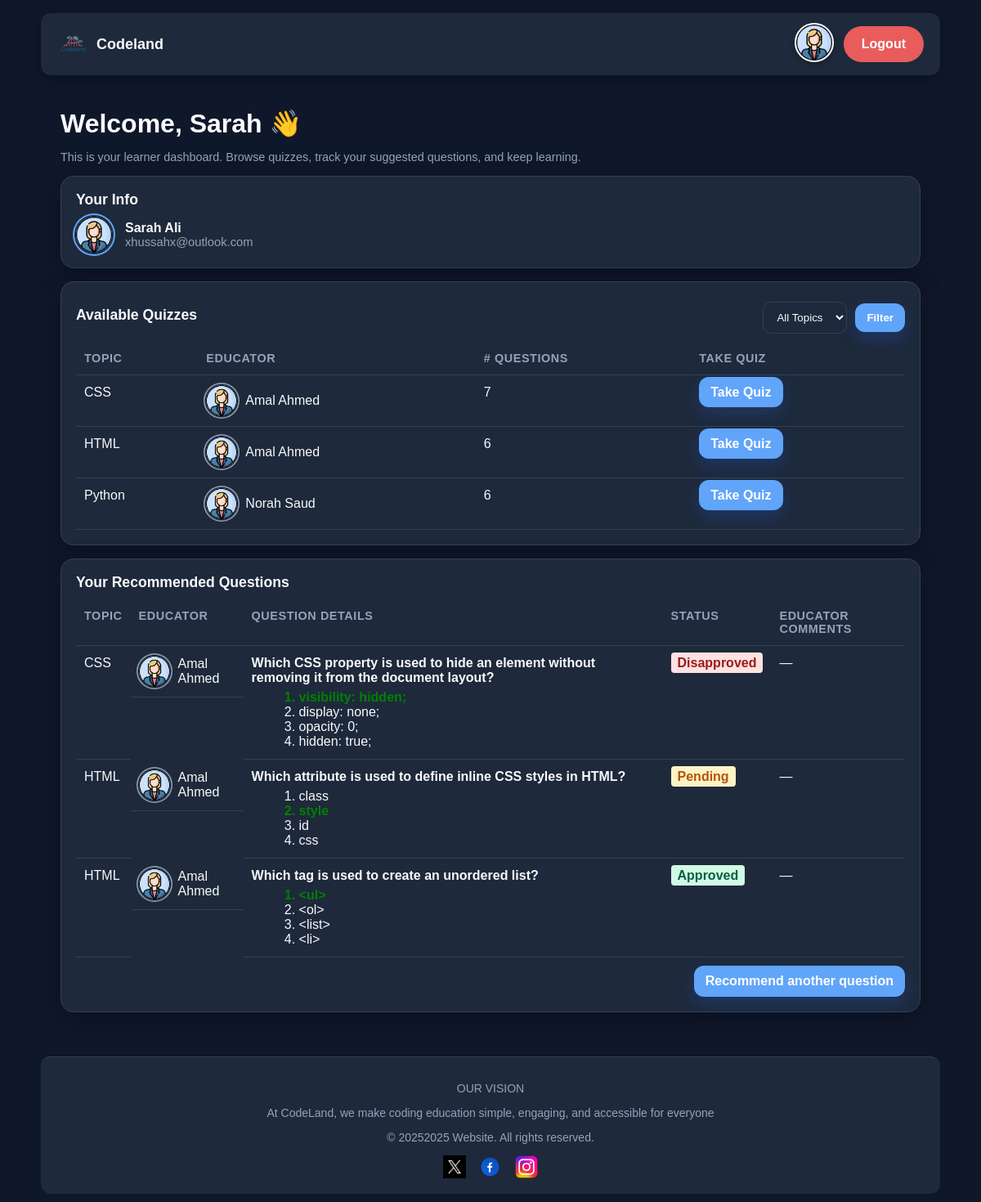
/learner_homepage.php (signed in), run on the app's committed database.
### tables this page shows
CREATE TABLE `user` (
  `id` int(11) NOT NULL,
  `firstName` varchar(50) DEFAULT NULL,
  `lastName` varchar(50) DEFAULT NULL,
  `emailAddress` varchar(100) DEFAULT NULL,
  `password` varchar(255) DEFAULT NULL,
  `photoFileName` varchar(100) DEFAULT NULL,
  `userType` enum('educator','learner') DEFAULT NULL
);

CREATE TABLE `quiz` (
  `id` int(11) NOT NULL,
  `educatorID` int(11) DEFAULT NULL,
  `topicID` int(11) DEFAULT NULL
);

CREATE TABLE `topic` (
  `id` int(11) NOT NULL,
  `topicName` varchar(100) DEFAULT NULL
);

### learner_homepage.php (the view, shortened to what this page needs)
<?php
$db_host = "localhost";
$db_user = "root";
$db_pass = "root";
$db_name = "database";
$connect = mysqli_connect($db_host, $db_user, $db_pass, $db_name);
$learnerID = intval($_SESSION['user_id']);
$selectedTopic = 'all';
$stmt = mysqli_prepare($connect, "SELECT * FROM user WHERE id = ?");
mysqli_stmt_bind_param($stmt, "i", $learnerID);
mysqli_stmt_execute($stmt);
$result = mysqli_stmt_get_result($stmt);
$learner = mysqli_fetch_assoc($result);
$defaultAvatar = 'images/default_avatar.jpeg';
$defaultFigure = 'images/figure_placeholder.png';
$learnerPhotoPath = $defaultAvatar;
$query = "
    SELECT
        q.id AS quizID,
        t.topicName,
        CONCAT(u.firstName, ' ', u.lastName) AS educatorName,
        u.photoFileName AS educatorPhoto,
        COUNT(qq.id) AS numberOfQuestions
    FROM quiz q
    LEFT JOIN topic t ON q.topicID = t.id
    LEFT JOIN user u ON q.educatorID = u.id
    LEFT JOIN quizquestion qq ON q.id = qq.quizID
";
$whereClause = "";
$query .= $whereClause . "
    GROUP BY q.id, t.topicName, educatorName, educatorPhoto
    ORDER BY t.topicName, educatorName;
";
$stmt = mysqli_prepare($connect, $query);
mysqli_stmt_execute($stmt);
$result = mysqli_stmt_get_result($stmt);
$availableQuizzes = mysqli_fetch_all($result, MYSQLI_ASSOC);
$query = "
    SELECT
        t.topicName,
        CONCAT(u.firstName, ' ', u.lastName) AS educatorName,
        u.photoFileName AS educatorPhoto,
        rq.question,
        rq.questionFigureFileName,
        rq.answerA,
        rq.answerB,
        rq.answerC,
        rq.answerD,
        rq.correctAnswer,
        rq.status,
        rq.comments
    FROM recommendedquestion rq
    LEFT JOIN quiz q ON rq.quizID = q.id
    LEFT JOIN topic t ON q.topicID = t.id
    LEFT JOIN user u ON q.educatorID = u.id
    WHERE rq.learnerID = ?
    ORDER BY rq.id DESC
";
$stmt = mysqli_prepare($connect, $query);
mysqli_stmt_bind_param($stmt, "i", $learnerID);
mysqli_stmt_execute($stmt);
$result = mysqli_stmt_get_result($stmt);
$recommendedQuestions = mysqli_fetch_all($result, MYSQLI_ASSOC);
function renderAnswerList($answers, $correct) {
    $html = "<ol style='margin:6px 0 0 18px'>";
    foreach ($answers as $key => $text) {
        $style = ($key === $correct) ? "color:green; font-weight:bold;" : "";
        $html .= "<li style='$style'>" . htmlspecialchars($text) . "</li>";
    }
    $html .= "</ol>";
    return $html;
}
function getImagePath($fileName, $isFigure = false) {
    global $defaultAvatar, $defaultFigure;
    $filePath = $isFigure ? $defaultFigure : $defaultAvatar;
    if (empty($fileName)) {
        return $filePath;
    }
    $baseDir = __DIR__;
    if ($isFigure) {
        $figureUploadsDir = $baseDir . '/uploads/questions/';
        $figureRelativePath = 'uploads/questions/';
        if (is_file($figureUploadsDir . $fileName)) {
            $filePath = $figureRelativePath . htmlspecialchars($fileName) . '?v=' . @filemtime($figureUploadsDir . $fileName);
        } else if (is_file($baseDir . '/images/' . $fileName)) {
            $filePath = 'images/' . htmlspecialchars($fileName);
        }
    } else {
        $userUploadsDir = $baseDir . '/uploads/users/';
    }
    return $filePath;
}
?>
<!DOCTYPE html>
<html lang="en">
<head>
    <link rel="stylesheet" href="lernerStyle.css">
    <link rel="stylesheet" href="HF.css">
</head>
<body>
<header class="cl-header">
    <div class="brand">
        <img src="images/logo.png" alt="Logo">
        <span>Codeland</span>
    </div>
    <div class="actions">
        <a href="learner_homepage.php">
            <img src="<?php echo $learnerPhotoPath; ?>" alt="Profile" class="avatar">
        </a>
        <a href="index.html" class="logout-btn">Logout</a>
    </div>
</header>
<main class="container main">
    <h1 style="margin:0 0 12px 0">Welcome, <span id="firstName"><?php echo htmlspecialchars($learner['firstName']); ?></span> 👋</h1>
    <p class="small">This is your learner dashboard. Browse quizzes, track your suggested questions, and keep learning.</p>
    <section class="card">
        <h2>Your Info</h2>
        <div class="user">
            <img src="<?php echo $learnerPhotoPath; ?>" alt="Profile" class="avatar">
            <div>
                <div><strong id="fullName"><?php echo htmlspecialchars($learner['firstName'] . " " . $learner['lastName']); ?></strong></div>
                <div class="muted"><?php echo htmlspecialchars($learner['emailAddress']); ?></div>
            </div>
        </div>
    </section>
<form action="learner_homePage.php" method="POST">
    <section class="card" style="margin-top:16px">
    <div class="inline" style="justify-content:space-between">
        <h2>Available Quizzes</h2>
        <div class="filterbar">
            <select id="topicFilter" class="select" name="topicFilter">
                <option value="all" <?php if ($selectedTopic == 'all') echo 'selected'; ?>>All Topics</option>
            </select>
            <button class="btn" id="filterBtn" type="submit">Filter</button>
        </div>
    </div>
    <table class="table" id="quizzesTable">
        <thead>
    <tr><th>Topic</th><th>Educator</th><th># Questions</th><th>Take Quiz</th></tr>
</thead>
<tbody>
    <?php foreach ($availableQuizzes as $quiz):
        $photoFile = $quiz['educatorPhoto'];
        $photoPath = getImagePath($photoFile, false);
        $questionCount = intval($quiz['numberOfQuestions']);
    ?>
        <tr>
            <td><?php echo htmlspecialchars($quiz['topicName']); ?></td>
            <td class='inline'>
                <img src='<?php echo $photoPath; ?>' alt='<?php echo htmlspecialchars($quiz['educatorName']); ?> Profile Photo' class="avatar">
                <?php echo htmlspecialchars($quiz['educatorName']); ?>
            </td>
            <td><?php echo $questionCount; ?></td>
            <td>
                <?php if ($questionCount > 0): ?>
                    <a class='btn' href='TakeQuiz.php?quizID=<?php echo htmlspecialchars($quiz['quizID']); ?>'>Take Quiz</a>
                <?php else: ?>
                    <span class='muted'>—</span>
                <?php endif; ?>
            </td>
        </tr>
    <?php endforeach; ?>
</tbody>
    </table>
    </section>
</form>
    <section class="card" style="margin-top:16px">
        <h2>Your Recommended Questions</h2>
        <table class="table">
            <thead>
                <tr><th>Topic</th><th>Educator</th><th>Question Details</th><th>Status</th><th>Educator Comments</th></tr>
            </thead>
            <tbody>
        <?php foreach($recommendedQuestions as $row):
            $educatorPhotoFile = $row['educatorPhoto'];
            $educatorPhotoPath = getImagePath($educatorPhotoFile, false);
            $statusClass = strtolower($row['status']);
            $answers = [
                'A' => $row['answerA'], 'B' => $row['answerB'],
                'C' => $row['answerC'], 'D' => $row['answerD']
            ];
        ?>
        <tr>
            <td><?php echo htmlspecialchars($row['topicName']); ?></td>
            <td class='inline'>
                <img src='<?php echo $educatorPhotoPath; ?>' alt='<?php echo htmlspecialchars($row['educatorName']); ?> Profile Photo' class="avatar">
                <?php echo htmlspecialchars($row['educatorName']); ?>
            </td>
            <td>
                <div><strong><?php echo htmlspecialchars($row['question']); ?></strong></div>
                <?php echo renderAnswerList($answers, $row['correctAnswer']); ?>
            </td>
            <td><span class='status <?php echo $statusClass; ?>'><?php echo htmlspecialchars(ucfirst($row['status'])); ?></span></td>
            <td><?php echo (!empty($row['comments']) ? htmlspecialchars($row['comments']) : '—'); ?></td>
        </tr>
        <?php endforeach; ?>
    </tbody>
        </table>
        <div class="right" style="margin-top:10px">
            <a class="btn" href="recommend_question.php">Recommend another question</a>
        </div>
    </section>
</main>
<footer class="cl-footer">
    <p>OUR VISION</p>
    <p>At CodeLand, we make coding education simple, engaging, and accessible for everyone</p>
    <p>© <span id="year"></span>2025 Website. All rights reserved.</p>
    <div class="social">
        <a href="#"><img src="images/xpng.jpg" alt="Twitter"></a>
        <a href="#"><img src="images/facebook.png" alt="Facebook"></a>
        <a href="#"><img src="images/instagram.png" alt="Instagram"></a>
    </div>
</footer>
</body>
</html>

### lernerStyle.css (style rules this page uses)
:root { --brand:#60a5fa; --brand-hover:#3b82f6; --accent:#2dd4bf; --bg:#0f172a; --text:#f8fafc; --muted:#94a3b8; --card:#1e293b; --border:#334155; }
* { box-sizing:border-box; }
html,body { margin:0; padding:0; font-family:Inter,system-ui,-apple-system,Segoe UI,Roboto,Arial,sans-serif; color:var(--text); background:var(--bg); }
a { color:var(--brand); text-decoration:none; }
.container { max-width:1100px; margin:0 auto; padding:24px; }
.main { padding:24px; }
.card { background:var(--card); border-radius:16px; padding:18px; box-shadow:0 10px 30px rgba(0,0,0,.25); border:1px solid var(--border); }
.card h2 { margin:0 0 10px 0; font-size:1.1rem; }
.card .muted { color:var(--muted); font-size:.92rem; }
.user { display:flex; gap:16px; align-items:center; }
img { max-width: 100%; height: auto; object-fit: cover; border-radius: 8px; }
.avatar { width: 44px; height: 44px; border-radius: 50%; overflow: hidden; flex-shrink: 0; background-color: var(--card); box-shadow: 0 0 0 2px var(--card), 0 0 0 4px var(--brand); transition: transform 0.2s ease-in-out; }
.cl-header .avatar, .table .avatar { width: 38px; height: 38px; box-shadow: 0 0 0 1.5px var(--card), 0 0 0 3px var(--muted); }
.table { width:100%; border-collapse:collapse; }
.table th, .table td { padding:12px 10px; border-bottom:1px solid var(--border); text-align:left; vertical-align:top; }
.table th { font-size:.9rem; color:var(--muted); text-transform:uppercase; letter-spacing:.04em; }
.btn { appearance:none; border:0; background:var(--brand); color:white; font-weight:700; padding:10px 14px; border-radius:12px; box-shadow:0 8px 20px rgba(37,99,235,.25); cursor:pointer; transition: background 0.2s, box-shadow 0.2s; }
.input,.select,textarea { width:100%; padding:10px 12px; border-radius:10px; border:1.5px solid var(--border); background:var(--card); color:var(--text); }
.status { font-weight:800; }
.status.pending { color:#facc15; }
.status.approved { color:#4ade80; }
.status.disapproved { color:#f87171; }
.right { display:flex; justify-content:flex-end; }
.inline { display:flex; align-items:center; gap:10px; }
.filterbar { display:flex; gap:10px; align-items:center; margin:6px 0 10px 0; }
.small { font-size:.9rem; color:var(--muted); }
.cl-header img, .cl-footer img { width: auto; height: 30px; border-radius: 0; box-shadow: none; }
.cl-header .brand img { width: auto; height: 30px; }

### HF.css (style rules this page uses)
:root { --brand:#60a5fa; --brand-hover:#3b82f6; --accent:#2dd4bf; --bg:#0f172a; --text:#f8fafc; --muted:#94a3b8; --card:#1e293b; --border:#334155; }
body { background: var(--bg); color: var(--text); font-family: Arial, sans-serif; margin: 0; padding: 0; }
.cl-header { max-width: 1100px; margin: 16px auto; padding: 12px 20px; border-radius: 12px; background: var(--card); display: flex; align-items: center; justify-content: space-between; gap: 16px; box-shadow: 0 4px 14px rgba(0,0,0,0.3); }
.cl-header .brand { display: flex; align-items: center; gap: 8px; font-weight: 700; color: var(--text); font-size: 18px; text-decoration: none; }
.cl-header .brand img { width: 40px; height: 40px; object-fit: contain; }
.cl-header .actions { display: flex; align-items: center; gap: 12px; margin-left: auto; }
.logout-btn { display:inline-flex;align-items:center;justify-content:center; min-height:36px; padding:8px 18px; border-radius:20px;border:0; background:#e85c5b;color:#fff; font-weight:600;font-size:14px;line-height:1; text-decoration:none;transition:background .3s; }
.cl-header .avatar { width: 48px; height: 48px; border-radius: 50%; object-fit: cover; border: 2px solid #fff; box-shadow: 0 2px 6px rgba(0,0,0,0.3); transition: transform 0.3s ease; }
.cl-footer { max-width: 1100px; margin: 30px auto 10px; padding: 16px 20px; text-align: center; border-top: 1px solid var(--border); font-size: 14px; color: var(--muted); background: var(--card); border-radius: 12px; }
.cl-footer .social { margin-top: 10px; display: flex; justify-content: center; gap: 16px; }
.cl-footer .social img { width: 28px; height: 28px; transition: transform 0.3s; }
.logout-btn { display:inline-flex;align-items:center;justify-content:center; min-height:44px; padding:10px 22px; border-radius:28px;border:0; background:#e85c5b;color:#fff; font-weight:600;font-size:16px;line-height:1; text-decoration:none;transition:background .3s; }

### data on the page
user: firstName "Sarah", firstName+lastName "Sarah Ali", emailAddress "xhussahx@outlook.com"
quiz: topicID.topicName "CSS", educatorName "Amal Ahmed", questionCount "7"
quiz: topicID.topicName "HTML", educatorName "Amal Ahmed", questionCount "6"
quiz: topicID.topicName "Python", educatorName "Norah Saud", questionCount "6"

### other printed values
$row['topicName'] "CSS"
$row['educatorName'] "Amal Ahmed"
$row['question'] "Which CSS property is used to hide an element without removing it from the document layout?"
$text "visibility: hidden;"
$text "display: none;"
$text "opacity: 0;"
$text "hidden: true;"
$row['status'] "Disapproved"
$row['topicName'] "HTML"
$row['question'] "Which attribute is used to define inline CSS styles in HTML?"
$text "class"
$text "style"
$text "id"
$text "css"
$row['status'] "Pending"
